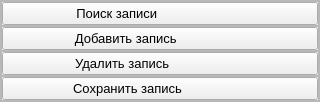
         <widget class="QWidget" name="tool_page_clients">
          <property name="sizePolicy">
           <sizepolicy hsizetype="Expanding" vsizetype="Preferred">
            <horstretch>0</horstretch>
            <verstretch>0</verstretch>
           </sizepolicy>
          </property>
          <layout class="QVBoxLayout" name="verticalLayout_22">
           <property name="spacing">
            <number>0</number>
           </property>
           <property name="leftMargin">
            <number>0</number>
           </property>
           <property name="topMargin">
            <number>0</number>
           </property>
           <property name="rightMargin">
            <number>0</number>
           </property>
           <property name="bottomMargin">
            <number>0</number>
           </property>
           <item>
            <widget class="QFrame" name="tool_container">
             <property name="sizePolicy">
              <sizepolicy hsizetype="Expanding" vsizetype="Expanding">
               <horstretch>0</horstretch>
               <verstretch>0</verstretch>
              </sizepolicy>
             </property>
             <property name="minimumSize">
              <size>
               <width>320</width>
               <height>0</height>
              </size>
             </property>
             <property name="layoutDirection">
              <enum>Qt::LeftToRight</enum>
             </property>
             <property name="styleSheet">
              <string notr="true"/>
             </property>
             <property name="frameShape">
              <enum>QFrame::StyledPanel</enum>
             </property>
             <property name="frameShadow">
              <enum>QFrame::Raised</enum>
             </property>
             <layout class="QVBoxLayout" name="verticalLayout_11">
              <property name="spacing">
               <number>0</number>
              </property>
              <property name="leftMargin">
               <number>0</number>
              </property>
              <property name="topMargin">
               <number>0</number>
              </property>
              <property name="rightMargin">
               <number>0</number>
              </property>
              <property name="bottomMargin">
               <number>0</number>
              </property>
              <item>
               <widget class="QFrame" name="frame_14">
                <property name="frameShape">
                 <enum>QFrame::StyledPanel</enum>
                </property>
                <property name="frameShadow">
                 <enum>QFrame::Raised</enum>
                </property>
                <layout class="QHBoxLayout" name="horizontalLayout_14">
                 <property name="spacing">
                  <number>0</number>
                 </property>
                 <property name="leftMargin">
                  <number>0</number>
                 </property>
                 <property name="topMargin">
                  <number>0</number>
                 </property>
                 <property name="rightMargin">
                  <number>0</number>
                 </property>
                 <property name="bottomMargin">
                  <number>0</number>
                 </property>
                 <item>
                  <widget class="QPushButton" name="searchBtnTool">
                   <property name="enabled">
                    <bool>true</bool>
                   </property>
                   <property name="sizePolicy">
                    <sizepolicy hsizetype="Preferred" vsizetype="Preferred">
                     <horstretch>0</horstretch>
                     <verstretch>0</verstretch>
                    </sizepolicy>
                   </property>
                   <property name="font">
                    <font>
                     <pointsize>10</pointsize>
                    </font>
                   </property>
                   <property name="cursor">
                    <cursorShape>PointingHandCursor</cursorShape>
                   </property>
                   <property name="tabletTracking">
                    <bool>false</bool>
                   </property>
                   <property name="focusPolicy">
                    <enum>Qt::ClickFocus</enum>
                   </property>
                   <property name="acceptDrops">
                    <bool>false</bool>
                   </property>
                   <property name="toolTip">
                    <string>Поиск</string>
                   </property>
                   <property name="text">
                    <string>    Поиск записи                            </string>
                   </property>
                   <property name="icon">
                    <iconset resource="resources_rc.qrc">
                     <normaloff>:/icons/Icons/search.svg</normaloff>:/icons/Icons/search.svg</iconset>
                   </property>
                   <property name="iconSize">
                    <size>
                     <width>20</width>
                     <height>20</height>
                    </size>
                   </property>
                   <property name="checkable">
                    <bool>false</bool>
                   </property>
                   <property name="default">
                    <bool>false</bool>
                   </property>
                   <property name="flat">
                    <bool>false</bool>
                   </property>
                  </widget>
                 </item>
                </layout>
               </widget>
              </item>
              <item>
               <widget class="QFrame" name="frame_16">
                <property name="frameShape">
                 <enum>QFrame::StyledPanel</enum>
                </property>
                <property name="frameShadow">
                 <enum>QFrame::Raised</enum>
                </property>
                <layout class="QHBoxLayout" name="horizontalLayout_16">
                 <property name="spacing">
                  <number>0</number>
                 </property>
                 <property name="leftMargin">
                  <number>0</number>
                 </property>
                 <property name="topMargin">
                  <number>0</number>
                 </property>
                 <property name="rightMargin">
                  <number>0</number>
                 </property>
                 <property name="bottomMargin">
                  <number>0</number>
                 </property>
                 <item>
                  <widget class="QPushButton" name="addRowBtn">
                   <property name="sizePolicy">
                    <sizepolicy hsizetype="Preferred" vsizetype="Preferred">
                     <horstretch>0</horstretch>
                     <verstretch>0</verstretch>
                    </sizepolicy>
                   </property>
                   <property name="font">
                    <font>
                     <pointsize>10</pointsize>
                    </font>
                   </property>
                   <property name="cursor">
                    <cursorShape>PointingHandCursor</cursorShape>
                   </property>
                   <property name="toolTip">
                    <string>Добавить</string>
                   </property>
                   <property name="text">
                    <string>    Добавить запись                       </string>
                   </property>
                   <property name="icon">
                    <iconset resource="resources_rc.qrc">
                     <normaloff>:/icons/Icons/plus.svg</normaloff>:/icons/Icons/plus.svg</iconset>
                   </property>
                   <property name="iconSize">
                    <size>
                     <width>25</width>
                     <height>25</height>
                    </size>
                   </property>
                  </widget>
                 </item>
                </layout>
               </widget>
              </item>
              <item>
               <widget class="QFrame" name="frame_17">
                <property name="frameShape">
                 <enum>QFrame::StyledPanel</enum>
                </property>
                <property name="frameShadow">
                 <enum>QFrame::Raised</enum>
                </property>
                <layout class="QHBoxLayout" name="horizontalLayout_17">
                 <property name="spacing">
                  <number>0</number>
                 </property>
                 <property name="leftMargin">
                  <number>0</number>
                 </property>
                 <property name="topMargin">
                  <number>0</number>
                 </property>
                 <property name="rightMargin">
                  <number>0</number>
                 </property>
                 <property name="bottomMargin">
                  <number>0</number>
                 </property>
                 <item>
                  <widget class="QPushButton" name="deleteBtn">
                   <property name="sizePolicy">
                    <sizepolicy hsizetype="Preferred" vsizetype="Preferred">
                     <horstretch>0</horstretch>
                     <verstretch>0</verstretch>
                    </sizepolicy>
                   </property>
                   <property name="font">
                    <font>
                     <pointsize>10</pointsize>
                    </font>
                   </property>
                   <property name="cursor">
                    <cursorShape>PointingHandCursor</cursorShape>
                   </property>
                   <property name="toolTip">
                    <string>Удалить</string>
                   </property>
                   <property name="autoFillBackground">
                    <bool>false</bool>
                   </property>
                   <property name="text">
                    <string>    Удалить запись                         </string>
                   </property>
                   <property name="icon">
                    <iconset resource="resources_rc.qrc">
                     <normaloff>:/icons/Icons/trash.svg</normaloff>:/icons/Icons/trash.svg</iconset>
                   </property>
                   <property name="iconSize">
                    <size>
                     <width>25</width>
                     <height>25</height>
                    </size>
                   </property>
                   <property name="autoExclusive">
                    <bool>false</bool>
                   </property>
                  </widget>
                 </item>
                </layout>
               </widget>
              </item>
              <item>
               <widget class="QFrame" name="frame_18">
                <property name="frameShape">
                 <enum>QFrame::StyledPanel</enum>
                </property>
                <property name="frameShadow">
                 <enum>QFrame::Raised</enum>
                </property>
                <layout class="QHBoxLayout" name="horizontalLayout_18">
                 <property name="spacing">
                  <number>0</number>
                 </property>
                 <property name="leftMargin">
                  <number>0</number>
                 </property>
                 <property name="topMargin">
                  <number>0</number>
                 </property>
                 <property name="rightMargin">
                  <number>0</number>
                 </property>
                 <property name="bottomMargin">
                  <number>0</number>
                 </property>
                 <item>
                  <widget class="QPushButton" name="saveBtn">
                   <property name="sizePolicy">
                    <sizepolicy hsizetype="Preferred" vsizetype="Preferred">
                     <horstretch>0</horstretch>
                     <verstretch>0</verstretch>
                    </sizepolicy>
                   </property>
                   <property name="palette">
                    <palette>
                     <active/>
                     <inactive/>
                     <disabled/>
                    </palette>
                   </property>
                   <property name="font">
                    <font>
                     <pointsize>10</pointsize>
                    </font>
                   </property>
                   <property name="cursor">
                    <cursorShape>PointingHandCursor</cursorShape>
                   </property>
                   <property name="toolTip">
                    <string>Сохранить</string>
                   </property>
                   <property name="text">
                    <string>    Сохранить запись                      </string>
                   </property>
                   <property name="icon">
                    <iconset resource="resources_rc.qrc">
                     <normaloff>:/icons/Icons/save.svg</normaloff>:/icons/Icons/save.svg</iconset>
                   </property>
                   <property name="iconSize">
                    <size>
                     <width>25</width>
                     <height>25</height>
                    </size>
                   </property>
                  </widget>
                 </item>
                </layout>
               </widget>
              </item>
             </layout>
            </widget>
           </item>
          </layout>
         </widget>
